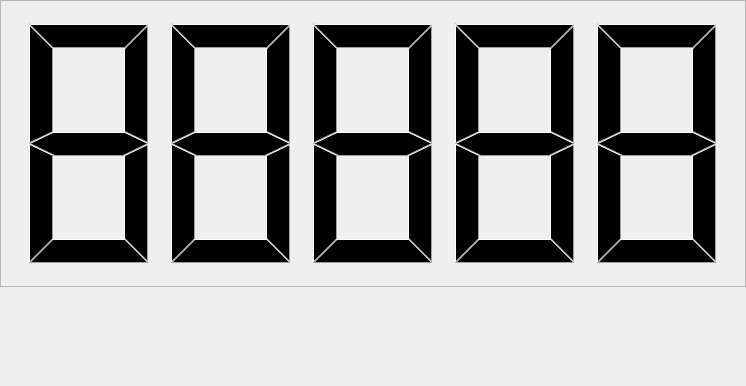
<?xml version="1.0" encoding="UTF-8"?>
<ui version="4.0">
 <class>LCDWithButtons</class>
 <widget class="QWidget" name="LCDWithButtons">
  <property name="geometry">
   <rect>
    <x>0</x>
    <y>0</y>
    <width>746</width>
    <height>386</height>
   </rect>
  </property>
  <property name="sizePolicy">
   <sizepolicy hsizetype="Expanding" vsizetype="Expanding">
    <horstretch>0</horstretch>
    <verstretch>0</verstretch>
   </sizepolicy>
  </property>
  <property name="windowTitle">
   <string>Form</string>
  </property>
  <layout class="QVBoxLayout" name="verticalLayout_2" stretch="0">
   <property name="spacing">
    <number>0</number>
   </property>
   <property name="leftMargin">
    <number>0</number>
   </property>
   <property name="topMargin">
    <number>0</number>
   </property>
   <property name="rightMargin">
    <number>0</number>
   </property>
   <property name="bottomMargin">
    <number>0</number>
   </property>
   <item>
    <layout class="QVBoxLayout" name="verticalLayout" stretch="3,1">
     <property name="spacing">
      <number>4</number>
     </property>
     <item>
      <widget class="QLCDNumber" name="lcd">
       <property name="sizePolicy">
        <sizepolicy hsizetype="Expanding" vsizetype="Expanding">
         <horstretch>0</horstretch>
         <verstretch>0</verstretch>
        </sizepolicy>
       </property>
       <property name="frameShape">
        <enum>QFrame::StyledPanel</enum>
       </property>
       <property name="frameShadow">
        <enum>QFrame::Sunken</enum>
       </property>
       <property name="smallDecimalPoint">
        <bool>false</bool>
       </property>
       <property name="digitCount">
        <number>5</number>
       </property>
       <property name="segmentStyle">
        <enum>QLCDNumber::Filled</enum>
       </property>
       <property name="value" stdset="0">
        <double>88888.000000000000000</double>
       </property>
       <property name="intValue" stdset="0">
        <number>88888</number>
       </property>
      </widget>
     </item>
     <item>
      <widget class="QWidget" name="widget" native="true">
       <layout class="QHBoxLayout" name="horizontalLayout_2">
        <property name="spacing">
         <number>0</number>
        </property>
        <property name="leftMargin">
         <number>0</number>
        </property>
        <property name="topMargin">
         <number>0</number>
        </property>
        <property name="rightMargin">
         <number>0</number>
        </property>
        <property name="bottomMargin">
         <number>0</number>
        </property>
        <item>
         <layout class="QHBoxLayout" name="horizontalLayout">
          <property name="spacing">
           <number>6</number>
          </property>
          <property name="leftMargin">
           <number>0</number>
          </property>
          <property name="topMargin">
           <number>0</number>
          </property>
          <property name="rightMargin">
           <number>0</number>
          </property>
          <property name="bottomMargin">
           <number>0</number>
          </property>
          <item>
           <widget class="QWidget" name="widget_button_left" native="true">
            <layout class="QHBoxLayout" name="horizontalLayout_3">
             <property name="spacing">
              <number>0</number>
             </property>
             <property name="leftMargin">
              <number>0</number>
             </property>
             <property name="topMargin">
              <number>0</number>
             </property>
             <property name="rightMargin">
              <number>0</number>
             </property>
             <property name="bottomMargin">
              <number>0</number>
             </property>
             <item>
              <layout class="QVBoxLayout" name="layout_left">
               <property name="spacing">
                <number>0</number>
               </property>
              </layout>
             </item>
            </layout>
           </widget>
          </item>
          <item>
           <widget class="QWidget" name="widget_button_center" native="true">
            <layout class="QHBoxLayout" name="horizontalLayout_4">
             <property name="spacing">
              <number>0</number>
             </property>
             <property name="leftMargin">
              <number>0</number>
             </property>
             <property name="topMargin">
              <number>0</number>
             </property>
             <property name="rightMargin">
              <number>0</number>
             </property>
             <property name="bottomMargin">
              <number>0</number>
             </property>
             <item>
              <layout class="QVBoxLayout" name="layout_center">
               <property name="spacing">
                <number>0</number>
               </property>
              </layout>
             </item>
            </layout>
           </widget>
          </item>
          <item>
           <widget class="QWidget" name="widget_button_right" native="true">
            <layout class="QHBoxLayout" name="horizontalLayout_5">
             <property name="spacing">
              <number>0</number>
             </property>
             <property name="leftMargin">
              <number>0</number>
             </property>
             <property name="topMargin">
              <number>0</number>
             </property>
             <property name="rightMargin">
              <number>0</number>
             </property>
             <property name="bottomMargin">
              <number>0</number>
             </property>
             <item>
              <layout class="QVBoxLayout" name="layout_right">
               <property name="spacing">
                <number>0</number>
               </property>
              </layout>
             </item>
            </layout>
           </widget>
          </item>
         </layout>
        </item>
       </layout>
      </widget>
     </item>
    </layout>
   </item>
  </layout>
 </widget>
 <resources/>
 <connections/>
</ui>
